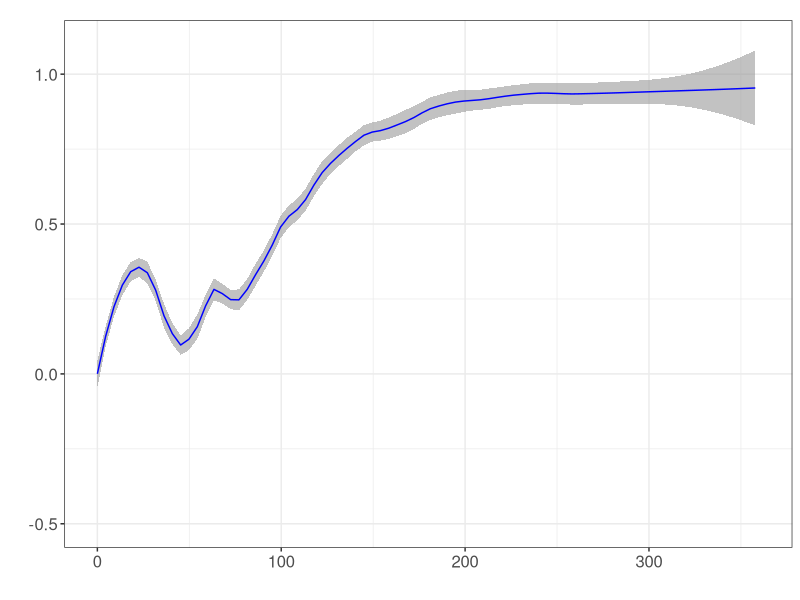

Write the R code that produced this figure. (Note: this script raises an error after producing the figure.)
#=====================================================================================================
# Figure 1: Population Level Response for different cell lines
#=====================================================================================================
#         Population level response of BRAF-mutated melanoma cell lines to PLX4720
#         CellLines used: SKMEL5, SKMEL19, SKMEL28, WM88, WM164, WM793, A375
#                 Concentrations for idling phenotype in cell lines:
#         SKMEL5(8uM), SKMEL19(8uM), SKMEL28(16uM), WM88(8uM), WM164(32uM), WM793(16uM), A375(8uM)
#=====================================================================================================
#=====================================================================================================

library(gplots)
require(ggplot2)
setwd("~/Paudel_et_al_2016/SourceData") # Set the working directory;
# Set the output for plots
output <- paste0(substr(getwd(), 1, (nchar(getwd())-nchar("SourceData"))), "Figures") 
fig = "Fig1" # Which figure is this in paper?
output = paste0(output, "/", fig)
#=====================================================================================================
# Read the experimental data
#=====================================================================================================

data <- read.csv("Population_Response_CellLines.csv", header=T, sep=",")
cell <- "SKMEL5"
cnc <- 8
s1 <- subset(data, data$CellLine==cell & data$conc==cnc)
s1$Date <- as.character(s1$Date)

#=====================================================================================================
# Get the plot for the population level response
#=====================================================================================================

ggplot(data = s1, aes(x=s1$Time, y=s1$nl2, col=Date))+ 
  theme_bw()+geom_smooth(span=.25, aes(group=1), method = "loess", size=.5, alpha=0.6, col="blue")+ 
  scale_colour_manual(values="blue") + ylim(-0.5,1.1)+ xlim(0,360)+
  theme(legend.position="none") + theme(axis.text=element_text(size=12)) +
  theme(text = element_text(size=12)) + ggtitle(paste0()) + labs(x="", y="") +
  ggsave(paste0(cell, " + ", cnc, "μΜ.pdf"), path=output, width=3, height=3)

#=====================================================================================================

#=====================================================================================================
